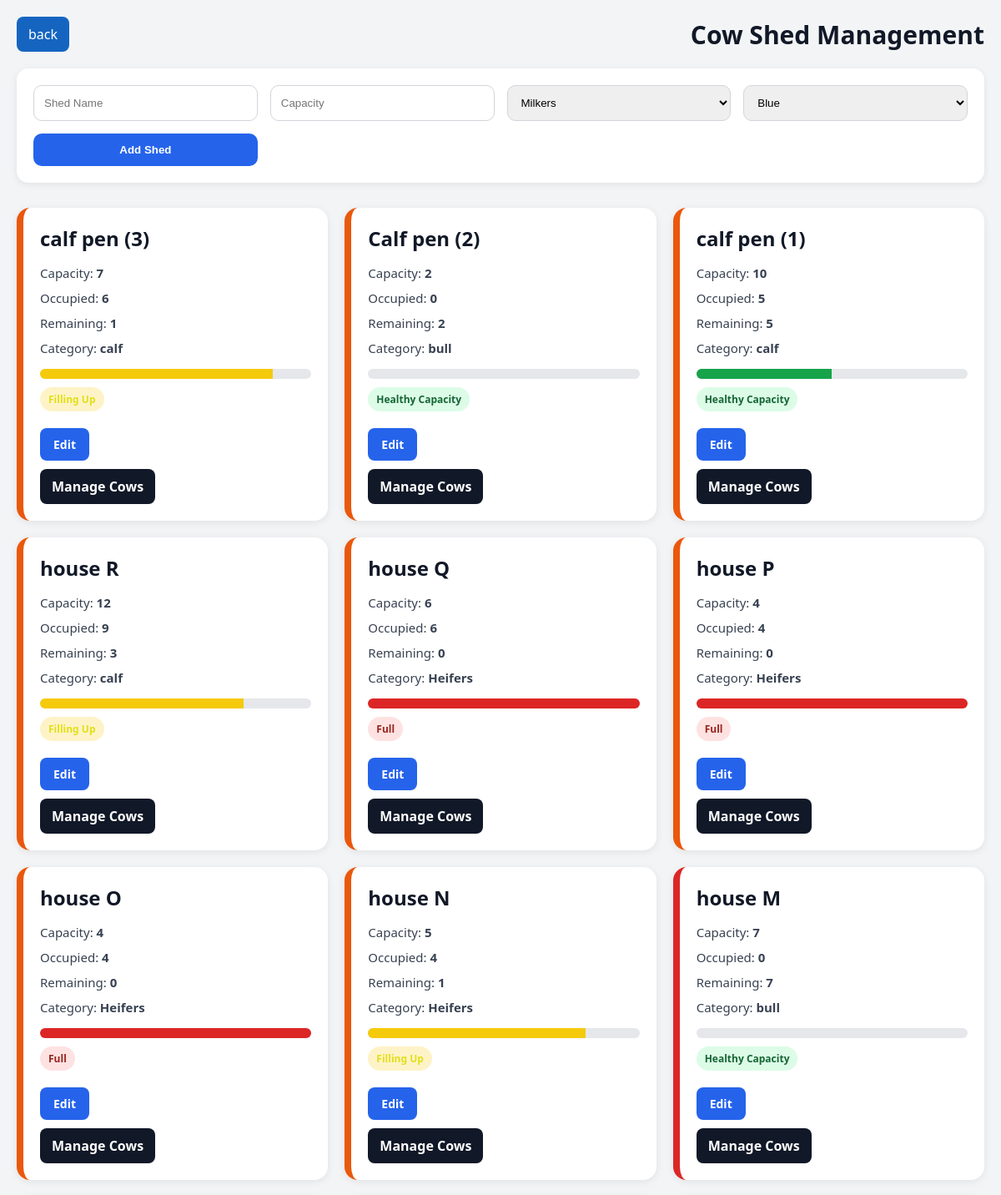
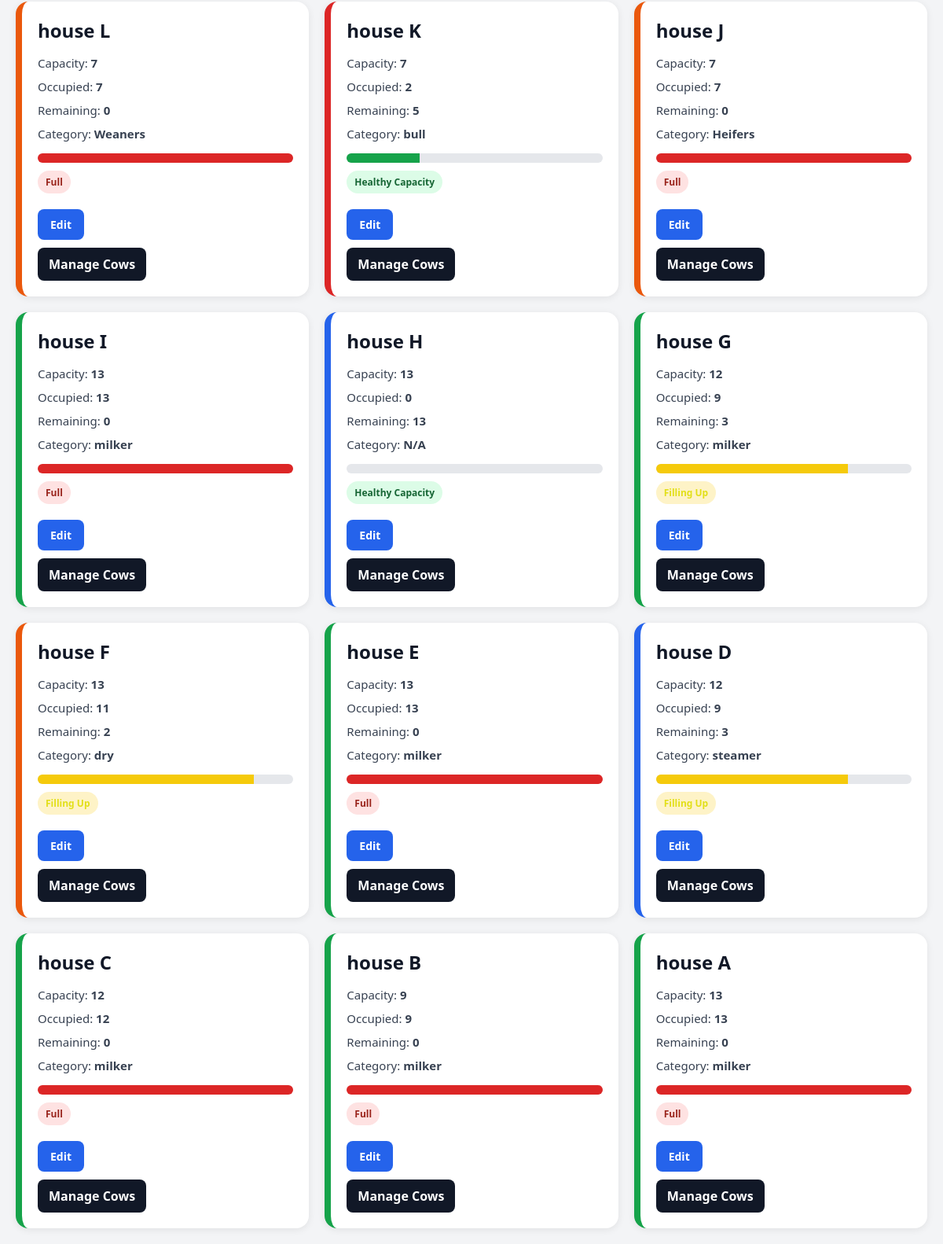
Screenshot of /sheds (signed in) with the database file from the repository (2 pictures, top to bottom).
### models.py (models this page shows, shortened)
class CowShed(db.Model):
    __tablename__ = "cow_shed"
    id = db.Column(db.Integer, primary_key=True)
    name = db.Column(db.String(100), unique=True, nullable=False)
    category_allowed = db.Column(db.String(50))
    capacity = db.Column(db.Integer, default=0)
    color = db.Column(db.String(20), default="primary")
    description = db.Column(db.Text)
    created_at = db.Column(
        db.DateTime,
        default=datetime.utcnow
    )
    animals = db.relationship(
        "AnimalRegistry",
        backref="shed",
        lazy=True
    )
    @property
    def occupied(self):
        return AnimalRegistry.query.filter_by(
            current_shed_id=self.id
        ).count()
    @property
    def remaining(self):
        return self.capacity - self.occupied

### app.py (the view, shortened to what this page needs)
@app.route("/sheds", methods=["GET", "POST"])
@login_required
def sheds():
    edit_shed = None
    edit_id = request.args.get("edit")
    if edit_id:
        edit_shed = CowShed.query.get(edit_id)
    sheds = CowShed.query.order_by(
        CowShed.id.desc()
    ).all()
    manage_shed = None
    available_cows = []
    shed_cows = []
    manage_id = request.args.get("manage")
    return render_template(
        "sheds.html",
        sheds=sheds,
        edit_shed=edit_shed,
        manage_shed=manage_shed,
        available_cows=available_cows,
        shed_cows=shed_cows
    )

### app.py (called while the page is built)
@app.before_request
def require_login():
    if request.endpoint is None:
        return
    allowed = [
        "login",
        "forgot",
        "verify_otp",
        "reset_password",
        "logout",
        "static"
    ]
    if request.endpoint.startswith("static"):
        return
    if not session.get("logged_in") and request.endpoint not in allowed:
        return redirect(url_for("login"))

def login_required(f):
    @wraps(f)
    def wrapper(*args, **kwargs):
        if not session.get("logged_in"):
            return redirect(url_for("login"))
        return f(*args, **kwargs)
    return wrapper

### templates/sheds.html (shortened to what this page needs)
<!DOCTYPE html>
<html lang="en">
<head>
</head>
<body>
<div class="container">
    <div class="top-bar">
        <a href="/cow_dashboard" class="back-btn">
            back
        </a>
        <div class="title">
            Cow Shed Management
        </div>
    </div>
    <div class="add-form">
<form method="POST">
    <div class="form-grid">
        <input
            type="text"
            name="name"
            placeholder="Shed Name"
            required
            value="{{
                edit_shed.name
                if edit_shed else ''
            }}"
        >
        <input
            type="number"
            name="capacity"
            placeholder="Capacity"
            required
            value="{{
                edit_shed.capacity
                if edit_shed else ''
            }}"
        >
        <select name="category_allowed">
            {% set selected_category =
            edit_shed.category_allowed
            if edit_shed else '' %}
            <option
                value="milker"
            >
                Milkers
            </option>
        </select>
        <select name="color">
            {% set selected_color =
            edit_shed.color
            if edit_shed else '' %}
            <option
                value="blue"
            >
                Blue
            </option>
        </select>
        <button type="submit">
            {% if edit_shed %}
                Update Shed
            {% else %}
                Add Shed
            {% endif %}
        </button>
    </div>
</form>
    </div>
    <div class="grid">
        {% for shed in sheds %}
        {% set occupied = shed.occupied %}
        {% set remaining = shed.remaining %}
        {% set percentage =
        (occupied / shed.capacity * 100)
        if shed.capacity > 0 else 0 %}
        <div class="card {{ shed.color }}">
            <div class="shed-name">
                {{ shed.name }}
            </div>
            <div class="stat">
                Capacity:
                <b>{{ shed.capacity }}</b>
            </div>
            <div class="stat">
                Occupied:
                <b>{{ occupied }}</b>
            </div>
            <div class="stat">
                Remaining:
                <b>{{ remaining }}</b>
            </div>
            <div class="stat">
                Category:
                <b>{{ shed.category_allowed }}</b>
            </div>
            <div class="progress">
                <div
                    class="fill
                    {% if percentage == 100 %}
                        red
                    {% elif percentage >= 90 %}
                        fadered
                    {% elif percentage >= 70 %}
                        orange
                    {% endif %}"
                    style="width:{{ percentage }}%;"
                ></div>
            </div>
            {% if percentage == 100 %}
                <div class="badge danger">
                    Full
                </div>
            {% elif percentage >= 90 %}
                <div class="badge dangerouswarning">
                    Nearly Full
                </div>
            {% elif percentage >= 70 %}
                <div class="badge warning">
                    Filling Up
                </div>
            {% else %}
                <div class="badge good">
                    Healthy Capacity
                </div>
            {% endif %}
<div style="margin-top:20px;">
    <a
        href="{{ url_for('sheds', edit=shed.id) }}"
        style="
            text-decoration:none;
            background:#2563eb;
            color:white;
            padding:10px 16px;
            border-radius:8px;
            display:inline-block;
            font-size:14px;
            font-weight:bold;
        "
    >
        Edit
    </a>
</div>
<a href="{{ url_for('sheds', manage=shed.id) }}"
   style="
   display:inline-block;
   margin-top:10px;
   background:#111827;
   color:white;
   padding:10px 14px;
   border-radius:8px;
   text-decoration:none;
   font-weight:bold;
   ">
   Manage Cows
</a>
        </div>
        {% endfor %}
    </div>
</div>
</body>
</html>

### templates/sheds.html (style rules this page uses)
* { margin:0; padding:0; box-sizing:border-box; }
body { font-family:Segoe UI, sans-serif; background:#f3f4f6; padding:20px; }
.container { max-width:1400px; margin:auto; }
.top-bar { display:flex; justify-content:space-between; align-items:center; flex-wrap:wrap; gap:10px; margin-bottom:20px; }
.title { font-size:30px; font-weight:bold; color:#111827; }
.add-form { background:white; padding:20px; border-radius:14px; box-shadow:0 2px 8px rgba(0,0,0,.08); margin-bottom:30px; }
.form-grid { display:grid; grid-template-columns: repeat(auto-fit,minmax(220px,1fr)); gap:15px; }
input, select { padding:12px; border:1px solid #d1d5db; border-radius:10px; width:100%; }
button { padding:12px; background:#2563eb; border:none; color:white; border-radius:10px; cursor:pointer; font-weight:bold; }
.grid { display:grid; grid-template-columns: repeat(auto-fit,minmax(320px,1fr)); gap:20px; }
.card { background:white; border-radius:16px; padding:20px; box-shadow:0 2px 10px rgba(0,0,0,.08); transition:.3s; }
.card.blue { border-left:8px solid #2563eb; }
.card.green { border-left:8px solid #16a34a; }
.card.orange { border-left:8px solid #ea580c; }
.card.red { border-left:8px solid #dc2626; }
.shed-name { font-size:24px; font-weight:bold; color:#111827; margin-bottom:15px; }
.stat { margin-bottom:10px; color:#374151; font-size:15px; }
.progress { height:12px; background:#e5e7eb; border-radius:20px; overflow:hidden; margin-top:15px; }
.fill { height:100%; background:#16a34a; }
.fill.orange { background:#f5ca0b; }
.fill.red { background:#dc2626; }
.badge { display:inline-block; padding:6px 10px; border-radius:20px; font-size:12px; margin-top:10px; font-weight:bold; }
.badge.good { background:#dcfce7; color:#166534; }
.badge.warning { background:#fef3c7; color:#e2df18; }
.badge.danger { background:#fee2e2; color:#99231b; }
.back-btn { padding:10px 14px; background:#1565c0; color:white; text-decoration:none; border-radius:8px; }

### rows the page displays
CowShed: name "calf pen (3)", capacity "7", occupied "6", remaining "1", category_allowed "calf", {{ percentage }} 85.71428571428571 (drawn), shows "Filling Up"
CowShed: name "Calf pen (2)", capacity "2", occupied "0", category_allowed "bull", shows "Healthy Capacity"
CowShed: name "calf pen (1)", capacity "10", occupied "5", remaining "5", category_allowed "calf", {{ percentage }} 50.0 (drawn), shows "Healthy Capacity"
CowShed: name "house R", capacity "12", occupied "9", remaining "3", category_allowed "calf", {{ percentage }} 75.0 (drawn), shows "Filling Up"
CowShed: name "house Q", capacity "6", remaining "0", category_allowed "Heifers", {{ percentage }} 100.0 (drawn), shows "Full"
CowShed: name "house P", capacity "4", remaining "0", category_allowed "Heifers", {{ percentage }} 100.0 (drawn), shows "Full"
CowShed: name "house O", capacity "4", remaining "0", category_allowed "Heifers", {{ percentage }} 100.0 (drawn), shows "Full"
CowShed: name "house N", capacity "5", occupied "4", remaining "1", category_allowed "Heifers", {{ percentage }} 80.0 (drawn), shows "Filling Up"
CowShed: name "house M", capacity "7", occupied "0", category_allowed "bull", shows "Healthy Capacity"
CowShed: name "house L", capacity "7", remaining "0", category_allowed "Weaners", {{ percentage }} 100.0 (drawn), shows "Full"
CowShed: name "house K", capacity "7", occupied "2", remaining "5", category_allowed "bull", {{ percentage }} 28.57142857142857 (drawn), shows "Healthy Capacity"
CowShed: name "house J", capacity "7", remaining "0", category_allowed "Heifers", {{ percentage }} 100.0 (drawn), shows "Full"
CowShed: name "house I", capacity "13", remaining "0", category_allowed "milker", {{ percentage }} 100.0 (drawn), shows "Full"
CowShed: name "house H", capacity "13", occupied "0", category_allowed "N/A", shows "Healthy Capacity"
CowShed: name "house G", capacity "12", occupied "9", remaining "3", category_allowed "milker", {{ percentage }} 75.0 (drawn), shows "Filling Up"
CowShed: name "house F", capacity "13", occupied "11", remaining "2", category_allowed "dry", {{ percentage }} 84.61538461538461 (drawn), shows "Filling Up"
CowShed: name "house E", capacity "13", remaining "0", category_allowed "milker", {{ percentage }} 100.0 (drawn), shows "Full"
CowShed: name "house D", capacity "12", occupied "9", remaining "3", category_allowed "steamer", {{ percentage }} 75.0 (drawn), shows "Filling Up"
CowShed: name "house C", capacity "12", remaining "0", category_allowed "milker", {{ percentage }} 100.0 (drawn), shows "Full"
CowShed: name "house B", capacity "9", remaining "0", category_allowed "milker", {{ percentage }} 100.0 (drawn), shows "Full"
CowShed: name "house A", capacity "13", remaining "0", category_allowed "milker", {{ percentage }} 100.0 (drawn), shows "Full"
